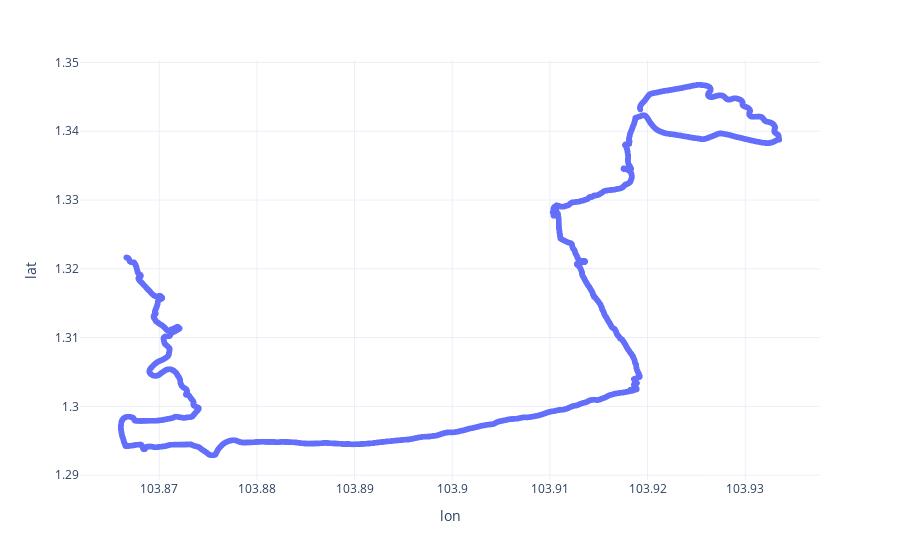
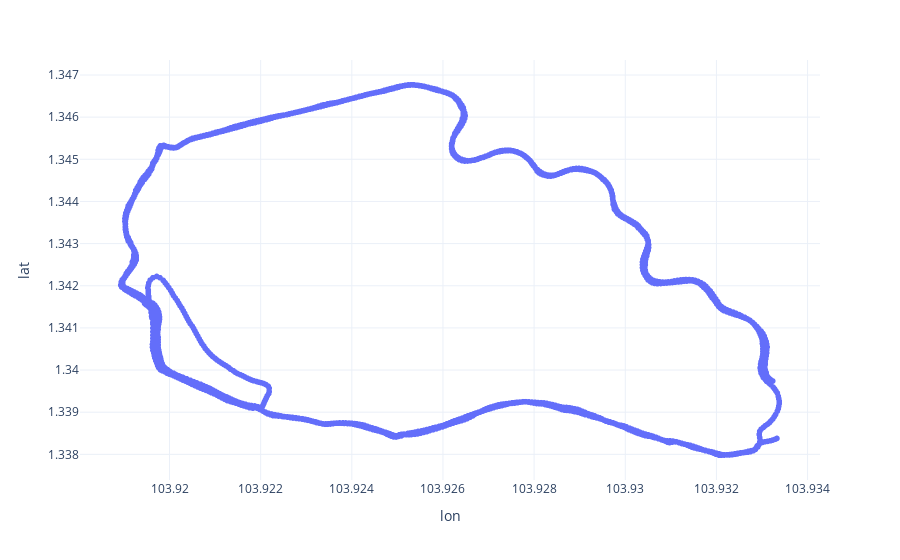
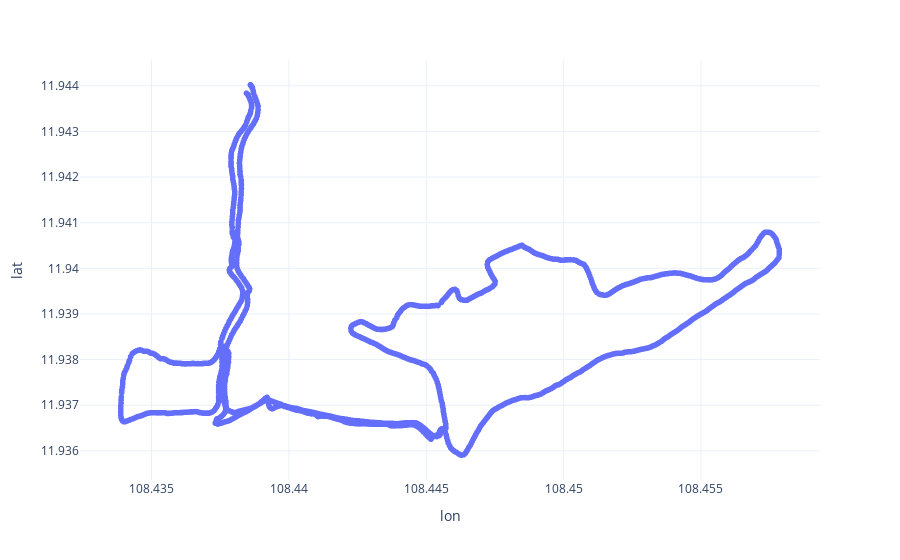
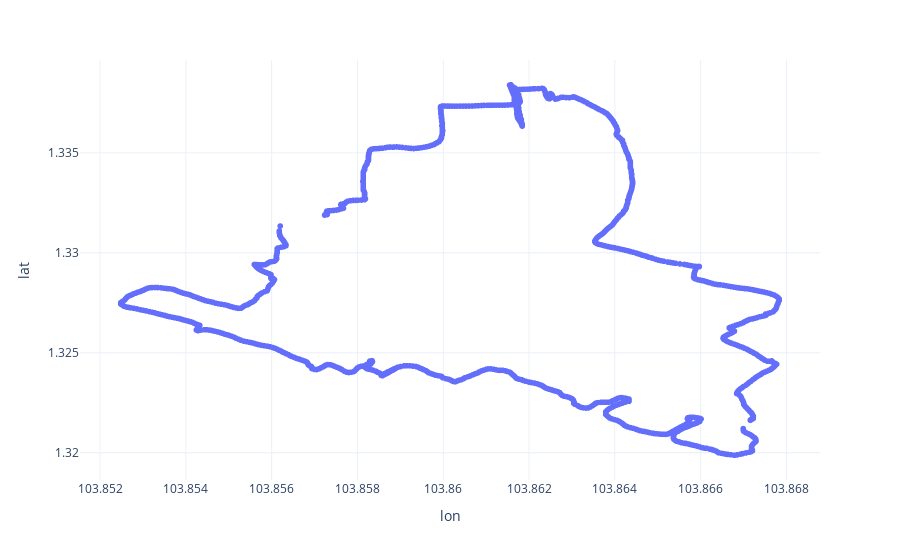

Notebook code for these charts, in order:
### Markdown cell above
Let's make a basic plot

### Code cell
for i, group in df.groupby('filename'):
    fig_1 = px.scatter(group, x='lon', y='lat', template='plotly_white')
    fig_1.show()

### Figure 1 — Plotly figure (JSON) as saved in the notebook; plotly's stock layout.template omitted (floating-point values rounded to 4 significant figures; data arrays with more than 128 entries replaced by an {"elided": "..."} marker saying what was removed)
{"data": [{"hovertemplate": "lon=%{x}<br>lat=%{y}<extra></extra>", "legendgroup": "", "marker": {"color": "#636efa", "symbol": "circle"}, "mode": "markers", "name": "", "showlegend": false, "type": "scattergl", "x": {"elided": "3311 float values"}, "xaxis": "x", "y": {"elided": "3311 float values"}, "yaxis": "y"}], "layout": {"legend": {"tracegroupgap": 0}, "margin": {"t": 60}, "xaxis": {"anchor": "y", "domain": [0, 1], "title": {"text": "lon"}}, "yaxis": {"anchor": "x", "domain": [0, 1], "title": {"text": "lat"}}}}

### Figure 2 — Plotly figure (JSON) as saved in the notebook; plotly's stock layout.template omitted (floating-point values rounded to 4 significant figures; data arrays with more than 128 entries replaced by an {"elided": "..."} marker saying what was removed)
{"data": [{"hovertemplate": "lon=%{x}<br>lat=%{y}<extra></extra>", "legendgroup": "", "marker": {"color": "#636efa", "symbol": "circle"}, "mode": "markers", "name": "", "showlegend": false, "type": "scattergl", "x": {"elided": "1525 float values"}, "xaxis": "x", "y": {"elided": "1525 float values"}, "yaxis": "y"}], "layout": {"legend": {"tracegroupgap": 0}, "margin": {"t": 60}, "xaxis": {"anchor": "y", "domain": [0, 1], "title": {"text": "lon"}}, "yaxis": {"anchor": "x", "domain": [0, 1], "title": {"text": "lat"}}}}

### Figure 3 — Plotly figure (JSON) as saved in the notebook; plotly's stock layout.template omitted (floating-point values rounded to 4 significant figures; data arrays with more than 128 entries replaced by an {"elided": "..."} marker saying what was removed)
{"data": [{"hovertemplate": "lon=%{x}<br>lat=%{y}<extra></extra>", "legendgroup": "", "marker": {"color": "#636efa", "symbol": "circle"}, "mode": "markers", "name": "", "showlegend": false, "type": "scattergl", "x": {"elided": "1323 float values"}, "xaxis": "x", "y": {"elided": "1323 float values"}, "yaxis": "y"}], "layout": {"legend": {"tracegroupgap": 0}, "margin": {"t": 60}, "xaxis": {"anchor": "y", "domain": [0, 1], "title": {"text": "lon"}}, "yaxis": {"anchor": "x", "domain": [0, 1], "title": {"text": "lat"}}}}

### Figure 4 — Plotly figure (JSON) as saved in the notebook; plotly's stock layout.template omitted (floating-point values rounded to 4 significant figures; data arrays with more than 128 entries replaced by an {"elided": "..."} marker saying what was removed)
{"data": [{"hovertemplate": "lon=%{x}<br>lat=%{y}<extra></extra>", "legendgroup": "", "marker": {"color": "#636efa", "symbol": "circle"}, "mode": "markers", "name": "", "showlegend": false, "type": "scattergl", "x": {"elided": "1169 float values"}, "xaxis": "x", "y": {"elided": "1169 float values"}, "yaxis": "y"}], "layout": {"legend": {"tracegroupgap": 0}, "margin": {"t": 60}, "xaxis": {"anchor": "y", "domain": [0, 1], "title": {"text": "lon"}}, "yaxis": {"anchor": "x", "domain": [0, 1], "title": {"text": "lat"}}}}
